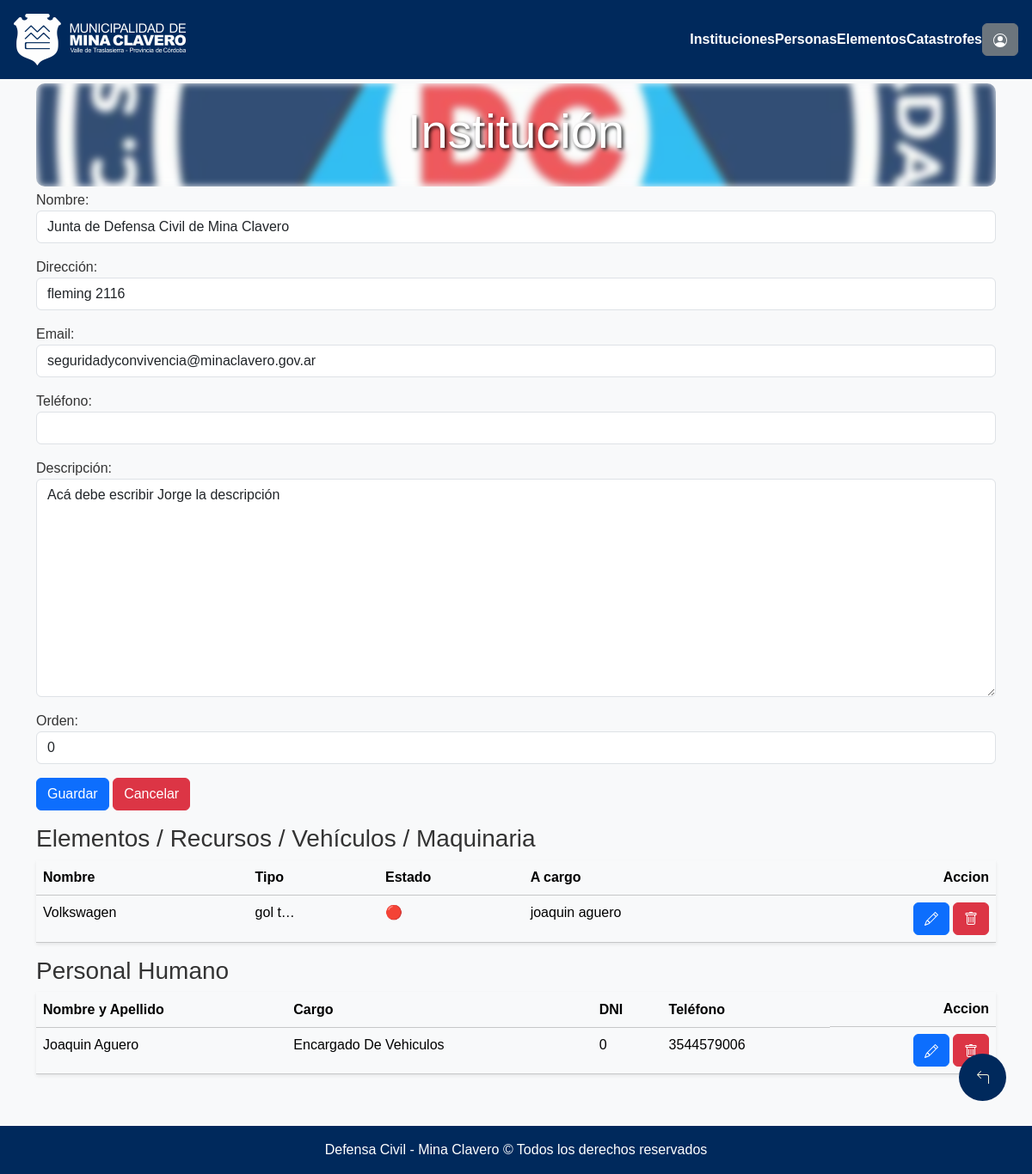
Before: /instituciones/modificar/2 (signed in) with the older database file.
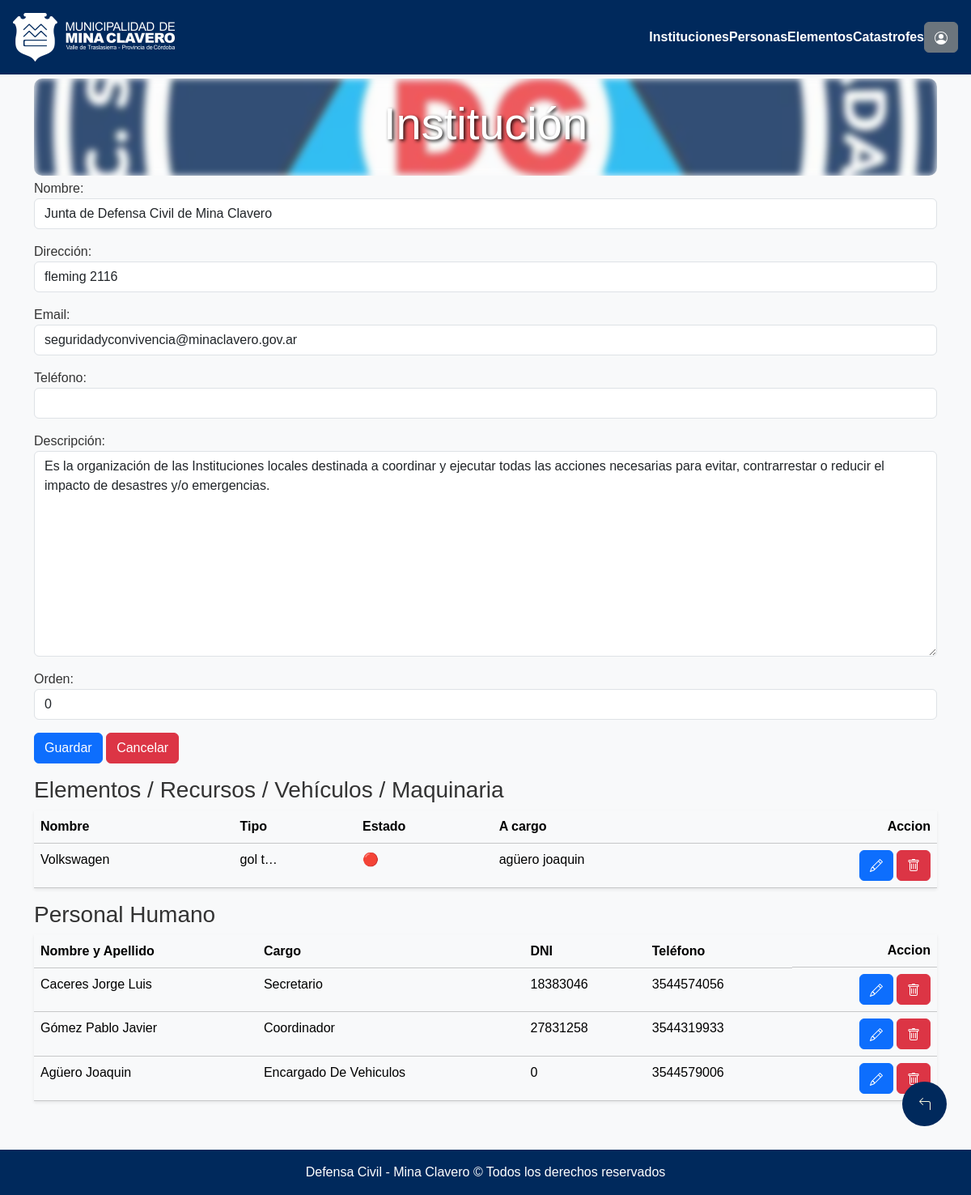
After: the same page with the newer database file.
### seguridadVial/models.py (models this page shows, shortened)
class Institucion(models.Model):
    nombre = models.CharField(max_length=120)
    descripcion = models.CharField(max_length=240)
    direccion = models.CharField(max_length=120, default="", null=True, blank=True)
    email = models.CharField(max_length=120, default="", null=True, blank=True)
    telefono = models.CharField(max_length=30, default="",null=True, blank=True)
    orden = models.IntegerField(default=0, null=True, blank=True)

class Elementos(models.Model):
    nombre = models.CharField(max_length=120)
    tipo = models.CharField(max_length=120, null=True, blank=True)
    descripcion = models.CharField(max_length=120, default="", null=True, blank=True)
    cantidad = models.IntegerField(default=1, null=True, blank=True)
    observaciones = models.CharField(max_length=240, null=True, blank=True)
    estado = models.BooleanField(default=True, null=True, blank=True)
    id_persona = models.ForeignKey("Persona", on_delete=models.PROTECT)
    id_institucion = models.ForeignKey("Institucion", on_delete=models.CASCADE)

class Persona(models.Model):
    nombre_apellido = models.CharField(max_length=120)
    dni = models.IntegerField(default=0)
    telefono = models.CharField(max_length=30, default="",null=True, blank=True)
    id_institucion = models.ManyToManyField('Institucion', through="InstitucionCargoPersona")
    def __str__(self):
        return self.nombre_apellido

class InstitucionCargoPersona(models.Model):
    id_institucion = models.ForeignKey(Institucion, on_delete=models.CASCADE)
    id_persona = models.ForeignKey(Persona, on_delete=models.CASCADE)
    cargo = models.CharField(max_length=120)

### seguridadVial/views.py (the view)
# urls.py: path("instituciones/modificar/<str:pk>", login_required(permission_required('seguridadVial.change_institucion')(views.InstitucionModificar.as_view())), name="modificarInstitucion"),
class InstitucionModificar(UpdateView):
    model = Institucion
    form_class = InstitucionForm
    template_name = os.path.join("defensaCivil", "formularios", "institucionForm.html")
    success_url = reverse_lazy('listaInstituciones')
    def get_context_data(self, **kwargs):
        context = super().get_context_data(**kwargs)
        id = self.get_object().id
        personas_institucion = [x.id_persona.pk for x in InstitucionCargoPersona.objects.filter(id_institucion=id) ]
        personas = [ x for x in Persona.objects.all().order_by('nombre_apellido') if x.pk in personas_institucion]
        print(personas)
        elementos_institucion = Elementos.objects.filter(id_institucion=id)
        print(personas_institucion)
        cargos =  [{"id_persona": x.id_persona.pk, "cargo":x.cargo} for x in InstitucionCargoPersona.objects.filter(id_institucion=id) ]
        context['cargos'] = cargos
        context['personas'] = personas
        context['elementos'] = elementos_institucion
        return context

### seguridadVial/forms.py
class InstitucionForm(forms.ModelForm):
    class Meta:
        model = Institucion
        fields = ("nombre", "direccion", "email", "telefono", "descripcion", "orden")
        widgets = {
            'nombre': forms.TextInput(attrs={'class': 'form-control'}),
            'direccion': forms.TextInput(attrs={'class': 'form-control'}),
            'email': forms.TextInput(attrs={'class': 'form-control'}),
            'telefono': forms.TextInput(attrs={'class': 'form-control'}),
            'descripcion': forms.Textarea(attrs={'class': 'form-control'}),
            'orden': forms.NumberInput(attrs={'class': 'form-control'}),
        }
        labels = {
            "nombre":"Nombre",
            "direccion":"Dirección",
            "email":"Email",
            "telefono":"Teléfono",
            "descripcion":"Descripción",
            "orden":"Orden",
        }

### municipalidad/templates/defensaCivil/formularios/institucionForm.html (shortened to what the changed rows need)
{% extends "defensaCivil/base.html" %}
{% load static %}
{% block contenido %}
<div class="container">
    <form method="post" enctype="multipart/form-data" id="formulario">
        {{ form.as_p }}
    </form>
    {% if elementos %}
        <table class="table table-light shadow-sm  mt-2">
            <thead class="bg-light">
              <tr>
                <th scope="col">Nombre</th>
                <th scope="col" class="d-none d-lg-table-cell">Tipo</th>
                <th scope="col">Estado</th>
                <th scope="col" class="d-none d-md-table-cell">A cargo</th>
                <th scope="col" class="d-flex justify-content-end">Accion</th>
              </tr>
            </thead>
            <tbody>
              {% for elemento in elementos %}
                <tr>
                  <td style="cursor: pointer;" onclick="window.location.href='{% url 'modificarElemento' elemento.id %}'">{{ elemento.nombre | title}}</td>
                  <td style="cursor: pointer;" class="d-none d-lg-table-cell" onclick="window.location.href='{% url 'modificarElemento' elemento.id %}'">{{ elemento.tipo|default_if_none:"-----" | truncatechars:6}}</td>
                  <td style="cursor: pointer;" onclick="window.location.href='{% url 'modificarElemento' elemento.id %}'">
                    {% if elemento.estado %}
                      <span style="color: red;">🔴</span>
                    {% else %}
                      <span style="color: green;">🟢</span>
                    {% endif %}
                  <td style="cursor: pointer;" class="d-none d-md-table-cell" onclick="window.location.href='{% url 'modificarElemento' elemento.id %}'">{{ elemento.id_persona.nombre_apellido}}</td>
                  <td>
                    <div class="d-flex justify-content-end align-items-center">
                        <a class="btn btn-primary" href="{% url 'modificarElemento' elemento.id %}">
                        </a>
                        <a class="btn btn-danger ms-1" href="{% url 'borrarElemento' elemento.id %}">
                        </a>
                    </div>
                  </td>
                </tr>
              {% endfor %}
            </tbody>
        </table>
    {% endif %}
    {% if personas %}
        <table class="table table-light shadow-sm  mt-2">
            <thead class="bg-light">
              <tr>
                <th scope="col">Nombre y Apellido</th>
                <th scope="col" class="d-none d-md-table-cell">Cargo</th>
                <th scope="col" class="d-none d-md-table-cell">DNI</th>
                <th scope="col" class="d-none d-md-table-cell">Teléfono</th>
                <th scope="col" class="d-flex justify-content-end">Accion</th>
              </tr>
            </thead>
            <tbody>
              {% for persona in personas %}
                {% if persona.nombre != "seleccionar persona" %}
                  <tr>
                    <td style="cursor: pointer;" onclick="window.location.href='{% url 'modificarPersona' persona.id %}'">{{ persona.nombre_apellido | title}}</td>
                    {% for cargo in cargos %}
                      {% if persona.id == cargo.id_persona%}
                        <td style="cursor: pointer;" onclick="window.location.href='{% url 'modificarPersona' persona.id %}'" class="d-none d-md-table-cell">{{cargo.cargo | title}}</td>
                      {% endif %}
                    {% endfor %}
                    <td style="cursor: pointer;" class="d-none d-md-table-cell" onclick="window.location.href='{% url 'modificarPersona' persona.id %}'">{{ persona.dni | default_if_none:"-----" }}</td>
                    <td style="cursor: pointer;" class="d-none d-md-table-cell" onclick="window.location.href='{% url 'modificarPersona' persona.id %}'">{{ persona.telefono | default_if_none:"-----" }}</td>
                    <td>
                      <div class="d-flex justify-content-end align-items-center">
                        <a class="btn btn-primary" href="{% url 'modificarPersona' persona.id %}">
                        </a>
                        <a class="btn btn-danger ms-1" href="{% url 'borrarPersona' persona.id %}">
                        </a>
                      </div>
                    </td>
                  </tr>
                {% endif %}
              {% endfor %}
            </tbody>
        </table>
    {% endif %}
</div>
{% endblock %}

Changed rows visible on the page:
changed Institucion "Junta de Defensa Civil de Mina Clavero": descripcion "Acá debe escribir Jorge la descripción" → "Es la organización de las Instituciones locales destinada a coordinar y ejecutar todas las acciones necesarias para evitar, contrarrestar o reducir el impacto de desastres y/o emergencias."
changed through a linked row, Elementos "Volkswagen": id_persona.nombre_apellido "joaquin aguero" → "agüero joaquin"
added Persona: nombre_apellido "Caceres Jorge Luis", dni "18383046", telefono "3544574056"
added InstitucionCargoPersona: cargo "Secretario"
added Persona: nombre_apellido "Gómez Pablo Javier", dni "27831258", telefono "3544319933"
added InstitucionCargoPersona: cargo "Coordinador"
changed Persona: nombre_apellido "Joaquin Aguero" → "Agüero Joaquin"
